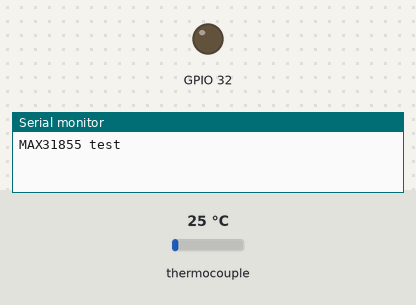
A sketch run on a simulated ESP32. On the bench: output pins drawn as LEDs (lit = HIGH), the last lines printed to the serial monitor. The inputs (shaded band) are chosen by the test bench; at power-on: thermocouple 25 °C.

Above: at 0.1 s.
At 0.6 s:
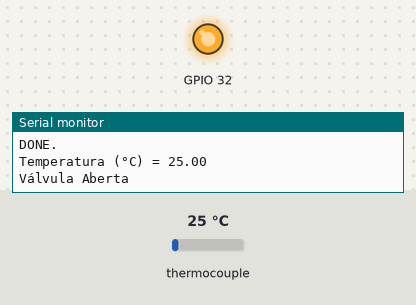
Timing chart, 0 to 2.1 s (numbered marks = the images above):
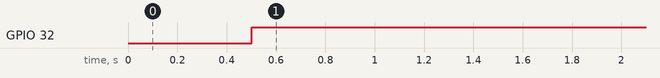

Measured:
- by itself, GPIO 32: LOW → HIGH at 0.50 s

The sketch:

MAX31855.ino
```cpp
#include <SPI.h>
#include "Adafruit_MAX31855.h"

#define MAXDO   2
#define MAXCS1  13
#define MAXCLK  18

Adafruit_MAX31855 termopar_31855(MAXCLK, MAXCS1, MAXDO);

void setup() {
  Serial.begin(9600);
  pinMode(32, OUTPUT);

  while (!Serial) delay(1); // wait for Serial on Leonardo/Zero, etc

  Serial.println("MAX31855 test");
  // wait for MAX chip to stabilize
  delay(500);
  //Serial.print("Initializing sensor...");
  if (!termopar_31855.begin()) {
    Serial.println("ERROR.");
    while (1) delay(10);
  }
  Serial.println("DONE.");
}

void loop() {

   double c_31855 = termopar_31855.readCelsius();

   if (isnan(c_31855)) {
     Serial.println("Problema");
   } else {
     Serial.print("Temperatura (°C) = ");
     Serial.println(c_31855);

     if(c_31855 > -120){
    digitalWrite(32,HIGH);
    Serial.println("Válvula Aberta");
    }else{
      digitalWrite(32,LOW);
      Serial.println("Válvula Fechada");
      }
   }

   delay(1000);
}
```
